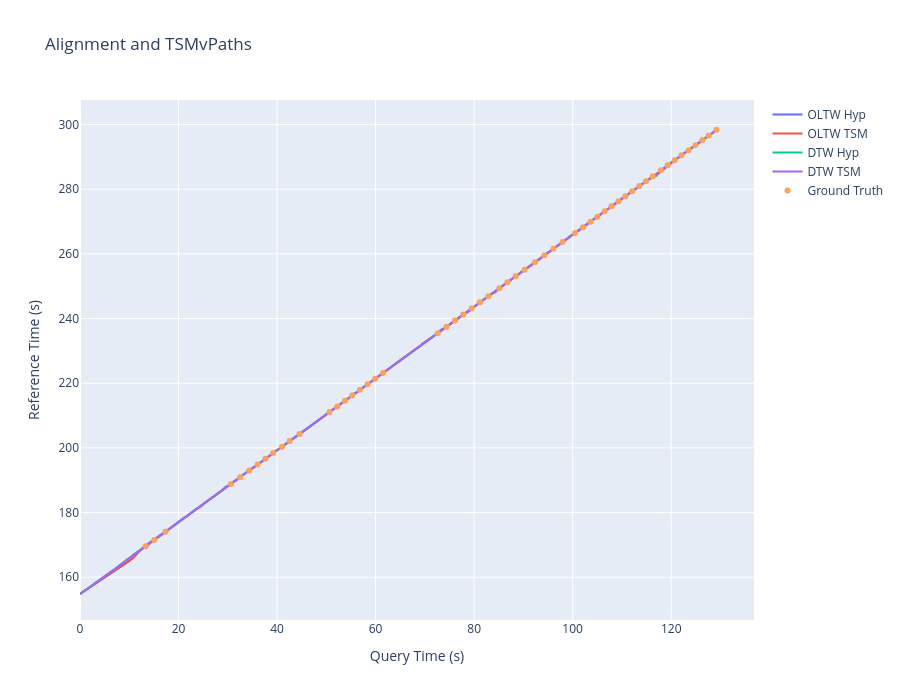

The code cell stored with this chart in its notebook:
### Code cell
# Create a figure
fig = go.Figure()
fig.update_layout(
    title='Alignment and TSMvPaths',
    xaxis_title='Query Time (s)',
    yaxis_title='Reference Time (s)',
    width=900,
    height=700
)
fig.add_trace(go.Scatter(
    x=match_hyp[0], y=match_hyp[1], mode='lines', name='OLTW Hyp'
))
fig.add_trace(go.Scatter(
    x=match_tsm[0], y=match_tsm[1], mode='lines', name='OLTW TSM'
))
fig.add_trace(go.Scatter(
    x=dtw_hyp[0], y=dtw_hyp[1], mode='lines', name='DTW Hyp'
))
fig.add_trace(go.Scatter(
    x=dtw_tsm[0], y=dtw_tsm[1], mode='lines', name='DTW TSM'
))
fig.add_trace(go.Scatter(
    x=gt[0], y=gt[1], mode='markers', name='Ground Truth'
))
fig.show()

### Figure 1 — Plotly figure (JSON) as saved in the notebook; plotly's stock layout.template omitted (floating-point values rounded to 4 significant figures; data arrays with more than 128 entries replaced by an {"elided": "..."} marker saying what was removed)
{"data": [{"mode": "lines", "name": "OLTW Hyp", "type": "scatter", "x": {"elided": "7532 float values"}, "y": {"elided": "7532 float values"}}, {"mode": "lines", "name": "OLTW TSM", "type": "scatter", "x": {"elided": "5564 float values"}, "y": {"elided": "5564 float values"}}, {"mode": "lines", "name": "DTW Hyp", "type": "scatter", "x": {"elided": "4204 float values"}, "y": {"elided": "4204 float values"}}, {"mode": "lines", "name": "DTW TSM", "type": "scatter", "x": {"elided": "5566 float values"}, "y": {"elided": "5566 float values"}}, {"mode": "markers", "name": "Ground Truth", "type": "scatter", "x": [13.32, 15.06, 17.35, 30.62, 32.49, 34.35, 36.06, 37.63, 39.21, 41.01, 42.54, 44.55, 50.63, 52.21, 53.79, 55.29, 56.82, 58.37, 59.92, 61.5, 72.6, 74.39, 76.1, 77.81, 79.5, 81.17, 82.88, 85.11, 86.75, 88.43, 90.25, 92.35, 94.25, 96.09, 97.94, 100.5, 102.1, 103.6, 105.0, 106.5, 107.9, 109.3, 110.7, 112.1, 113.5, 114.9, 116.2, 117.9, 119.3, 120.7, 122.1, 123.5, 124.9, 126.3, 127.6, 129.2], "y": [169.6, 171.6, 174.1, 188.9, 190.9, 193.0, 194.9, 196.6, 198.4, 200.4, 202.1, 204.3, 211.1, 212.8, 214.6, 216.3, 218.0, 219.7, 221.4, 223.2, 235.5, 237.5, 239.4, 241.3, 243.2, 245.0, 246.9, 249.4, 251.2, 253.1, 255.1, 257.4, 259.6, 261.6, 263.7, 266.5, 268.3, 270.0, 271.5, 273.2, 274.7, 276.3, 277.8, 279.4, 281.0, 282.5, 284.0, 285.8, 287.4, 288.9, 290.5, 292.1, 293.6, 295.2, 296.7, 298.4]}], "layout": {"height": 700, "title": {"text": "Alignment and TSMvPaths"}, "width": 900, "xaxis": {"title": {"text": "Query Time (s)"}}, "yaxis": {"title": {"text": "Reference Time (s)"}}}}
